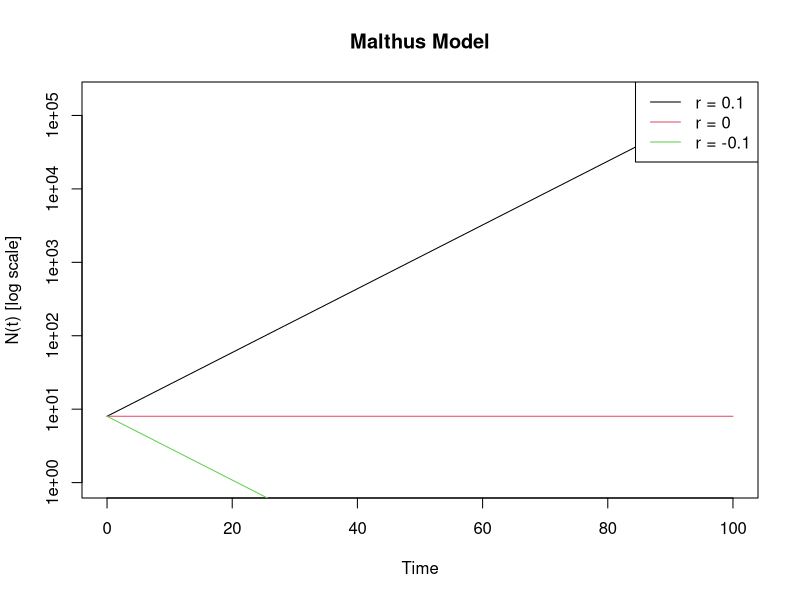
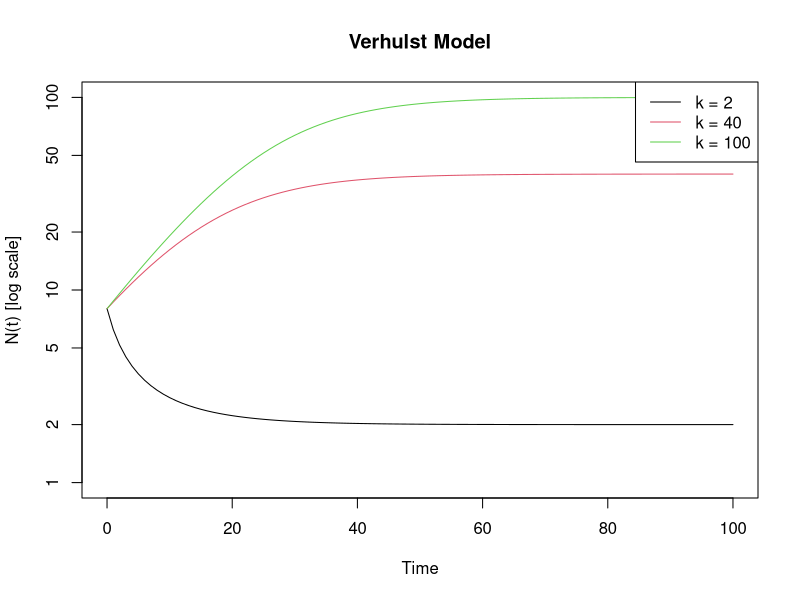
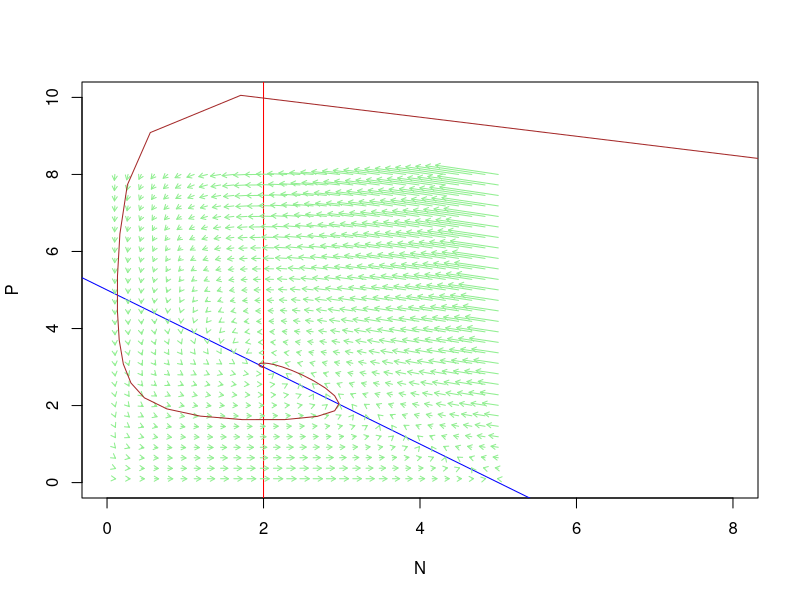

The R source for these figures, in order: (Note: this script raises an error after producing the figures.)
## ---- chunk 1
knitr::opts_chunk$set(echo = TRUE)
## ---- chunk 2
if(!require("deSolve")) install.packages("deSolve")
library("deSolve")
## ---- chunk 3
malthus <- function(t, N0, parms){
  r <- parms["r"]
  dN <- r * N0
  return(list(dN))
}

N0 <- 8
t <- seq(0, 100, by=1)
r <- c(0.1, 0, -0.1)

out <- list()

for (i in seq_along(r)){
  out[[i]] <- ode(N0, t, malthus, parms = c(r = r[i]))
}
## ---- chunk 4
plot(NA, xlim = c(0, 100), ylim = c(1, max(out[[1]][,"1"])),
     log = "y", xlab = "Time", ylab = "N(t) [log scale]", main = "Malthus Model")

for (i in seq_along(r)) {
  out[[i]] <- ode(N0, t, malthus, parms = c(r = r[i]))
  lines(out[[i]][, "time"], out[[i]][, "1"], col = i)
}

legend("topright", legend = paste("r =", r), col = seq_along(r), lty = 1)
## ---- chunk 5
verhulst <- function(t, N0, parms){
  r <- parms["r"]
  K <- parms["k"]
  dN <- r * N0 * (1 - N0/K)
  return(list(dN))
}

N0 <- 8
t <- seq(0, 100, by=1)
r <- 0.1
k <- c(2, 40, 100)

out <- list()

for (i in seq_along(k)){
  out[[i]] <- ode(N0, t, verhulst, parms = c(r = r, k = k[i]))
}
## ---- chunk 6
plot(NA, xlim = c(0, 100), ylim = c(1, 100),
     log = "y", xlab = "Time", ylab = "N(t) [log scale]", main = "Verhulst Model")

for (i in seq_along(k)) {
  lines(out[[i]][, "time"], out[[i]][, "1"], col = i)
}

legend("topright", legend = paste("k =", k), col = seq_along(k), lty = 1)
## ---- chunk 7
LV <- function(t, pop, parms){
  r <- parms["r"]
  gamma <- parms["gamma"]
  m <- parms["m"]
  beta <- parms["beta"]
  alpha <- parms["alpha"]
  
  dN <- (r - alpha*pop["N"] - gamma*pop["P"])*pop["N"]
  dP <- (-m + beta*pop["N"]) * pop["P"]
  return(list(c(dN, dP)))
}

t <- seq(1, 200, by=1)
pop <- c(N = 10, P = 8)
r <- 1
gamma <- 0.2
m <- 0.2
beta <- 0.1
alpha <- 0.2
scale <- 0.1

out <- ode(pop, t, LV, parms = c(r = r, gamma = gamma, m = m, beta = beta, alpha = alpha))
df.out <- as.data.frame(out)
## ---- chunk 8
plot(NULL,xlim=c(0, 8), ylim=c(0, 10), xlab="N", ylab="P")

abline(a = r/gamma, b = - (alpha/gamma), col="blue")
abline(v = m/beta, col = "red")

N <- seq(0.1, 5, length.out=30)
P <- seq(0.1, 8, length.out=30)

for (p in P){
  for (n in N){
    n1 <- n + (r - alpha*n - gamma*p)*n * scale
    p1 <- p + (-m + beta*n)*p * scale
    arrows(n, p, n1, p1, length = 0.05, angle = 30, code = 2, col = "lightgreen")
  }
}
  
lines(df.out$N, df.out$P, type="l", col="brown")
## ---- chunk 9
SIR <- function(time, state, params){
  S <- state["S"] 
  I <- state["I"] 
  alpha <- params["alpha"] 
  beta <- params["beta"] 
  K <- params["K"] 
  r <- params["r"] 
  
  dS <- (r * (1 - (S/K))) * S - (beta * S * I)
  dI <- (beta * S * I) - (alpha * I)
  
  return(list(c(dS, dI)))
}

t <- seq(1, 50, by=1)
pop <- c(S = 2, I = 0.1)     # S = susceptible population, I = infected population
r <- 1    # intrinsic growth rate of the population

beta <- 0.5   # rate at which susceptible becomes infected (increase of infected pop)
alpha <- 0.2  # rate at which infected host leaves this class (dies or recovers)

k <- 2    # carrying capacity, max pop size of a specific population, given by r/alpha, 
          # intrinsic growth rate divided by the coeff of intraspecific competition"

scale <- 0.1  # scale for vector size

out <- ode(pop, t, SIR, parms = c(r = r, S = s, I = i, beta = beta, alpha = alpha, K = k))
df.out <- as.data.frame(out)
## ---- chunk 10
plot(df.out$I~df.out$S, xlab="S", ylab="I")

S <- seq(0.1, 5, length.out=30)
I <- seq(0.1, 8, length.out=30)

abline(v = alpha/beta, col="blue")
abline(a = 1/beta, b = - S/(beta*k), col = "red")
